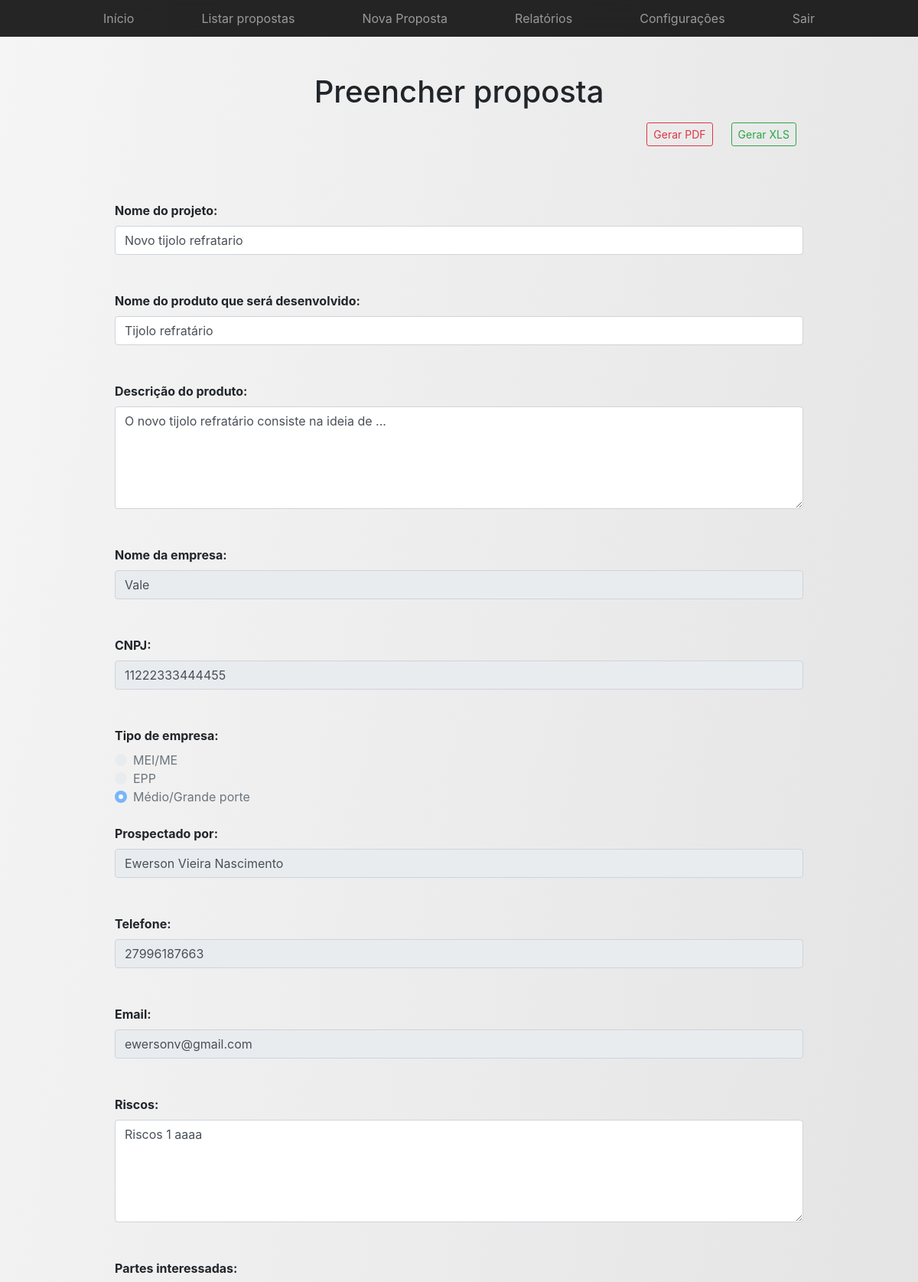
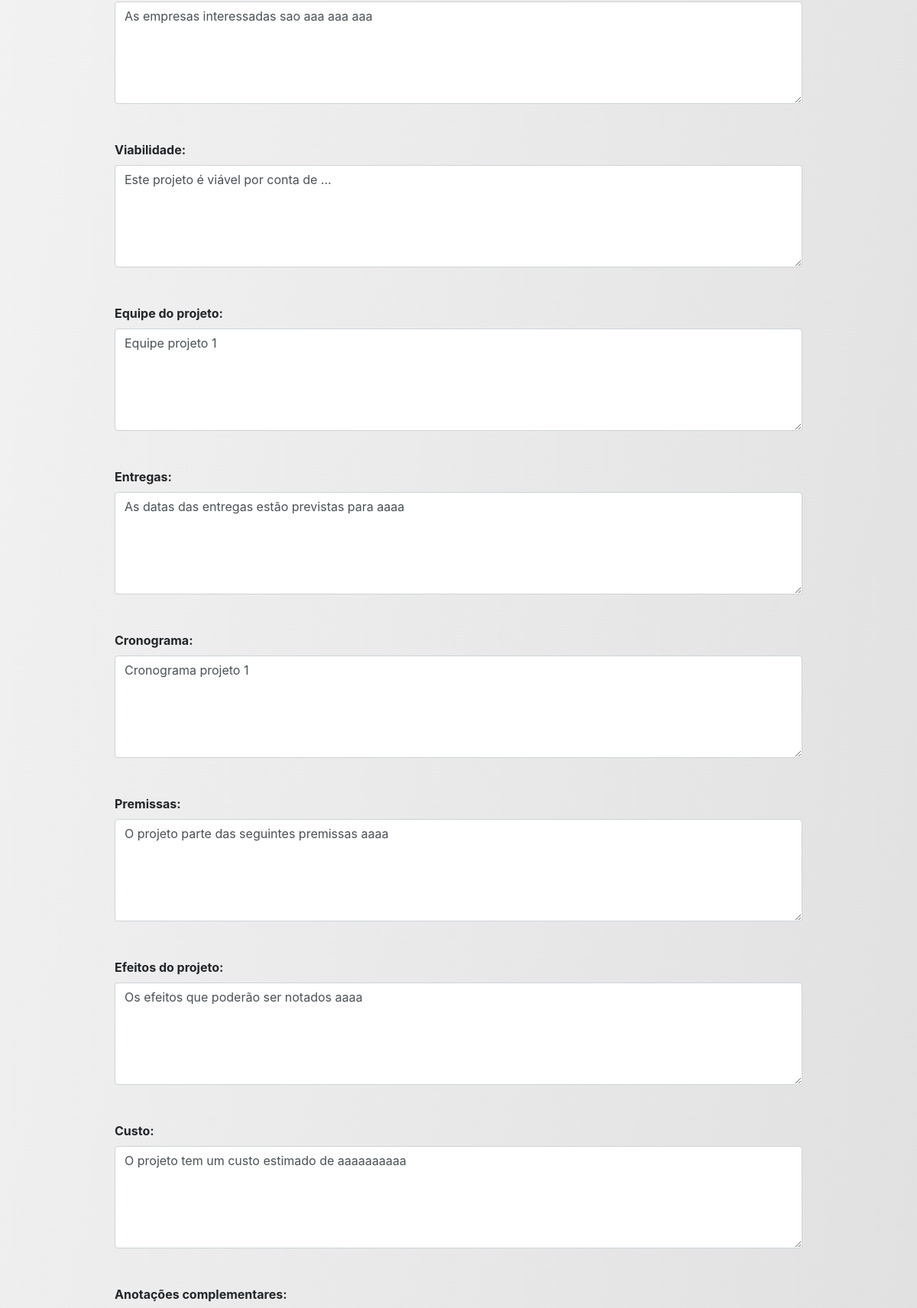
The app's page /spp_ifes/view/edit_proposta.php?id=1 (signed in, upper part) with its own data (2 pictures, top to bottom).
### tables this page shows
CREATE TABLE IF NOT EXISTS `projeto` (
  `id` int(11) NOT NULL AUTO_INCREMENT,
  `nome` varchar(100) NOT NULL,
  `viabilidade` varchar(2000) NOT NULL,
  `efeitos` varchar(2000) NOT NULL,
  `equipe` varchar(2000) NOT NULL,
  `riscos` varchar(2000) NOT NULL,
  `entregas` varchar(2000) NOT NULL,
  `premissas` varchar(2000) NOT NULL,
  `cronograma` varchar(2000) NOT NULL,
  `custo` varchar(2000) NOT NULL,
  `interessados` varchar(2000) NOT NULL,
  `anotacoes_complementares` varchar(2000) NOT NULL,
  `finalizado` int(11) NOT NULL,
  `created` datetime NOT NULL,
  `modified` datetime DEFAULT NULL,
  `fk_id_empresa` int(11) NOT NULL,
  `fk_id_usuario` int(11) NOT NULL,
  PRIMARY KEY (`id`),
  KEY `fk_id_empresa` (`fk_id_empresa`),
  KEY `fk_id_usuario` (`fk_id_usuario`)
);

CREATE TABLE IF NOT EXISTS `produto` (
  `id` int(11) NOT NULL AUTO_INCREMENT,
  `nome` varchar(100) NOT NULL,
  `descricao` varchar(4000) NOT NULL,
  `fk_id_projeto` int(11) NOT NULL,
  PRIMARY KEY (`id`),
  KEY `fk_id_projeto` (`fk_id_projeto`)
);

CREATE TABLE IF NOT EXISTS `empresa` (
  `id` int(11) NOT NULL AUTO_INCREMENT,
  `nome` varchar(100) NOT NULL,
  `cnpj` varchar(14) NOT NULL,
  `tipo` varchar(50) NOT NULL,
  PRIMARY KEY (`id`)
);

CREATE TABLE IF NOT EXISTS `usuario` (
  `id` int(11) NOT NULL AUTO_INCREMENT,
  `nome` varchar(100) NOT NULL,
  `telefone` varchar(11) NOT NULL,
  `email` varchar(100) NOT NULL,
  `senha` varchar(100) NOT NULL,
  `tipo` int(11) NOT NULL,
  PRIMARY KEY (`id`)
);

### spp_ifes/controller/funcoes.php (called while the page is built, shortened)
<?php
function connect()
{
    $servidor = "localhost";
    $usuario = "root";
    $senha = "";
    $dbname = "spp_ifes";
    $conn = mysqli_connect($servidor, $usuario, $senha, $dbname);
    return $conn;
}
function getProjeto($id)
{
    $conn = connect();
    $result_all = "SELECT E.id as id_empresa, E.nome as nome_empresa, E.cnpj, E.tipo as tipo_empresa,
    PD.id as id_produto, PD.nome as nome_produto, PD.descricao,
    P.id as id_projeto, P.nome as nome_projeto, P.viabilidade, P.efeitos, P.equipe, P.riscos, P.entregas, P.premissas, P.cronograma, P.custo, P.interessados, P.anotacoes_complementares,
    U.id as id_usuario, U.nome as nome_usuario, U.telefone, U.email
    FROM PROJETO P
    INNER JOIN EMPRESA E
    ON P.fk_id_empresa = E.id
    INNER JOIN USUARIO U
    ON P.fk_id_usuario = U.id
    INNER JOIN PRODUTO PD
    ON P.id = PD.fk_id_projeto
    WHERE P.id = $id";
    $resultado_all = mysqli_query($conn, $result_all);
    $row = mysqli_fetch_assoc($resultado_all);
    return $row;
}
?>

### spp_ifes/view/edit_proposta.php (the view, shortened to what this page needs)
<?php
include_once("../controller/funcoes.php");
$id = filter_input(INPUT_GET, 'id', FILTER_SANITIZE_NUMBER_INT);
$row = getProjeto($id);
?>
<!DOCTYPE html>
<html lang="pt-br">
	<body id="grad1">
		<div class="container">
			<div class="py-5 text-center">
				<h1>Preencher proposta</h1>
				<div class="py-2 text-right">
					<?php
						echo "<p><a class='btn btn-sm mr-4 btn-outline-danger' href='../controller/gerar_pdf.php?id=". $id . "' role='button'>Gerar PDF</a>";
						echo "<a class='btn btn-sm mr-4 btn-outline-success' href='../controller/gerar_planilha.php?id=". $id . "' role='button'>Gerar XLS</a></p>";
					?>
				</div>
			</div>
			<form method="POST" action="../controller/proc_edit_proposta.php">
				<div class="col-md-12 mb-3">
					<label><b>Nome do projeto: </b></label><br>
					<input type="text" class="form-control" name="nome_projeto" placeholder="Nome do projeto" maxlength="100" value="<?php echo utf8_encode($row['nome_projeto']); ?>"><br><br>
					<label><b>Nome do produto que será desenvolvido: </b></label><br>
					<input type="text" class="form-control" name="nome_produto" placeholder="Nome do produto" maxlength="100" value="<?php echo utf8_encode($row['nome_produto']); ?>"><br><br>
					<label><b>Descrição do produto: </b></label><br>
					<textarea type="text" class="form-control" name="descricao" rows="5" cols="80" placeholder="Descrição do produto, suas características e finalidade" maxlength="4000"/><?php echo utf8_encode($row['descricao']); ?></textarea><br><br>
					<label><b>Nome da empresa: </b></label><br>
					<input type="text" class="form-control" name="nome_empresa" readonly="readonly" placeholder="Nome da empresa" maxlength="100" value="<?php echo utf8_encode($row['nome_empresa']); ?>"><br><br>
					<label><b>CNPJ: </b></label><br>
					<input type="text" class="form-control" name="cnpj" readonly="readonly" placeholder="Apenas números" maxlength="14" value="<?php echo utf8_encode($row['cnpj']); ?>"><br><br>
					<label><b>Tipo de empresa: </b></label><br>
					<div class="custom-control custom-radio">
						<label class="custom-control-label" for="MEI/ME" >MEI/ME</label> <br>
					</div>
					<div class="custom-control custom-radio">
						<label class="custom-control-label" for="EPP" >EPP</label> <br>
					</div>
					<div class="custom-control custom-radio">
						<label class="custom-control-label" for="Médio/Grande porte" >Médio/Grande porte</label> <br><br>
					</div>
					<label><b>Prospectado por: </b></label><br>
					<input type="text" class="form-control" name="nome_usuario" readonly="readonly" value="<?php echo utf8_encode($row['nome_usuario']); ?>"><br><br>
					<label><b>Telefone: </b></label><br>
					<input type="text" class="form-control" name="telefone" readonly="readonly" value="<?php echo utf8_encode($row['telefone']); ?>"><br><br>
					<label><b>Email: </b></label><br>
					<input type="email" class="form-control" name="email" readonly="readonly" value="<?php echo utf8_encode($row['email']); ?>"><br><br>
					<label><b>Riscos: </b></label><br>
					<textarea type="text" class="form-control" name="riscos" rows="5" cols="80" placeholder="Riscos inerentes ao andamento/execução do projeto" maxlength="2000"/><?php echo utf8_encode($row['riscos']); ?></textarea><br><br>
					<label><b>Partes interessadas: </b></label><br>
					<textarea type="text" class="form-control" name="interessados" rows="5" cols="80" placeholder="Empresas que têm interesse no projeto" maxlength="2000"/><?php echo utf8_encode($row['interessados']); ?></textarea><br><br>
					<label><b>Viabilidade: </b></label><br>
					<textarea type="text" class="form-control" name="viabilidade" rows="5" cols="80" placeholder="Fatores que propiciam a viabilidade do projeto" maxlength="2000"/><?php echo utf8_encode($row['viabilidade']); ?></textarea><br><br>
					<label><b>Equipe do projeto: </b></label><br>
					<textarea type="text" class="form-control" name="equipe" rows="5" cols="80" placeholder="Pessoas envolvidas no projeto" maxlength="2000"/><?php echo utf8_encode($row['equipe']); ?></textarea><br><br>
					<label><b>Entregas: </b></label><br>
					<textarea type="text" class="form-control" name="entregas" rows="5" cols="80" placeholder="Entregas do projeto" maxlength="2000"/><?php echo utf8_encode($row['entregas']); ?></textarea><br><br>
					<label><b>Cronograma: </b></label><br>
					<textarea type="text" class="form-control" name="cronograma" rows="5" cols="80" placeholder="Datas para realização das entregas" maxlength="2000"/><?php echo utf8_encode($row['cronograma']); ?></textarea><br><br>
					<label><b>Premissas: </b></label><br>
					<textarea type="text" class="form-control" name="premissas" rows="5" cols="80" placeholder="Pontos de partida para realização do projeto" maxlength="2000"/><?php echo utf8_encode($row['premissas']); ?></textarea><br><br>
					<label><b>Efeitos do projeto: </b></label><br>
					<textarea type="text" class="form-control" name="efeitos" rows="5" cols="80" placeholder="Efeitos do projeto ao ser implementado com sucesso" maxlength="2000"/><?php echo utf8_encode($row['efeitos']); ?></textarea><br><br>
					<label><b>Custo: </b></label><br>
					<textarea type="text" class="form-control" name="custo" rows="5" cols="80" placeholder="Custo total e detalhado do projeto" maxlength="2000"/><?php echo utf8_encode($row['custo']); ?></textarea><br><br>
					<label><b>Anotações complementares: </b></label><br>
					<br><br>
				</div>
			</form>
		</div>
	</body>
</html>

### records on screen
projeto: nome_projeto "Novo tijolo refratario", nome_produto "Tijolo refratário", descricao "O novo tijolo refratário consiste na ideia de ...", nome_empresa "Vale", cnpj "11222333444455", nome_usuario "Ewerson Vieira Nascimento", telefone "27996187663", email "ewersonv@gmail.com", riscos "Riscos 1 aaaa", interessados "As empresas interessadas sao aaa aaa aaa", viabilidade "Este projeto é viável por conta de ...", equipe "Equipe projeto 1", entregas "As datas das entregas estão previstas para aaaa", cronograma "Cronograma projeto 1", premissas "O projeto parte das seguintes premissas aaaa", efeitos "Os efeitos que poderão ser notados aaaa", custo "O projeto tem um custo estimado de aaaaaaaaaa"
